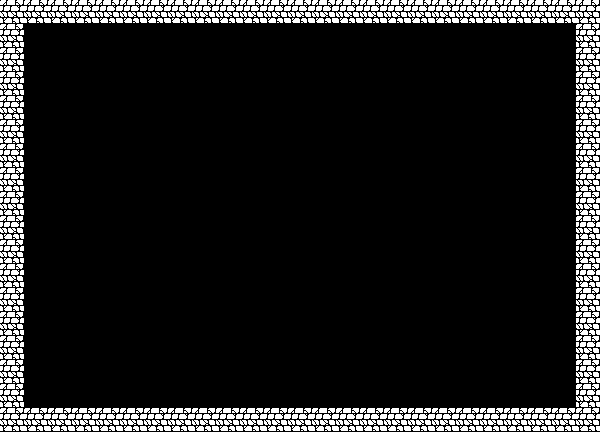

This game map was drawn from its Tiled (.tmx) file and the tilesets committed beside it. A one-line description and the full map source follow:
An orthogonal 25x18 tile map with 24x24 px tiles, 1 tile layer (Capa de Patrones 1).

<map version="1.2" tiledversion="1.2.1" orientation="orthogonal" renderorder="right-down" width="25" height="18" tilewidth="24" tileheight="24" infinite="0" nextlayerid="2" nextobjectid="1">
 <tileset firstgid="1" source="../../images/tsxs/baba_sprites.tsx" />
 <layer id="1" name="Capa de Patrones 1" width="25" height="18">
  <data encoding="csv">
1456,1456,1456,1456,1456,1456,1456,1456,1456,1456,1456,1456,1456,1456,1456,1456,1456,1456,1456,1456,1456,1456,1456,1456,1456,
1456,0,0,0,0,0,0,0,0,0,0,0,0,0,0,0,0,0,0,0,0,0,0,0,1456,
1456,0,0,0,0,0,0,0,0,0,0,0,0,0,0,0,0,0,0,0,0,0,0,0,1456,
1456,0,0,0,0,0,0,0,0,0,0,0,0,0,0,0,0,0,0,0,0,0,0,0,1456,
1456,0,0,0,0,0,0,0,0,0,0,0,0,0,0,0,0,0,0,0,0,0,0,0,1456,
1456,0,0,0,0,0,0,0,0,0,0,0,0,0,0,0,0,0,0,0,0,0,0,0,1456,
1456,0,0,0,0,0,0,0,0,0,0,0,0,0,0,0,0,0,0,0,0,0,0,0,1456,
1456,0,0,0,0,0,0,0,0,0,0,0,0,0,0,0,0,0,0,0,0,0,0,0,1456,
1456,0,0,0,0,0,0,0,0,0,0,0,0,0,0,0,0,0,0,0,0,0,0,0,1456,
1456,0,0,0,0,0,0,0,0,0,0,0,0,0,0,0,0,0,0,0,0,0,0,0,1456,
1456,0,0,0,0,0,0,0,0,0,0,0,0,0,0,0,0,0,0,0,0,0,0,0,1456,
1456,0,0,0,0,0,0,0,0,0,0,0,0,0,0,0,0,0,0,0,0,0,0,0,1456,
1456,0,0,0,0,0,0,0,0,0,0,0,0,0,0,0,0,0,0,0,0,0,0,0,1456,
1456,0,0,0,0,0,0,0,0,0,0,0,0,0,0,0,0,0,0,0,0,0,0,0,1456,
1456,0,0,0,0,0,0,0,0,0,0,0,0,0,0,0,0,0,0,0,0,0,0,0,1456,
1456,0,0,0,0,0,0,0,0,0,0,0,0,0,0,0,0,0,0,0,0,0,0,0,1456,
1456,0,0,0,0,0,0,0,0,0,0,0,0,0,0,0,0,0,0,0,0,0,0,0,1456,
1456,1456,1456,1456,1456,1456,1456,1456,1456,1456,1456,1456,1456,1456,1456,1456,1456,1456,1456,1456,1456,1456,1456,1456,1456
</data>
 </layer>
</map>
